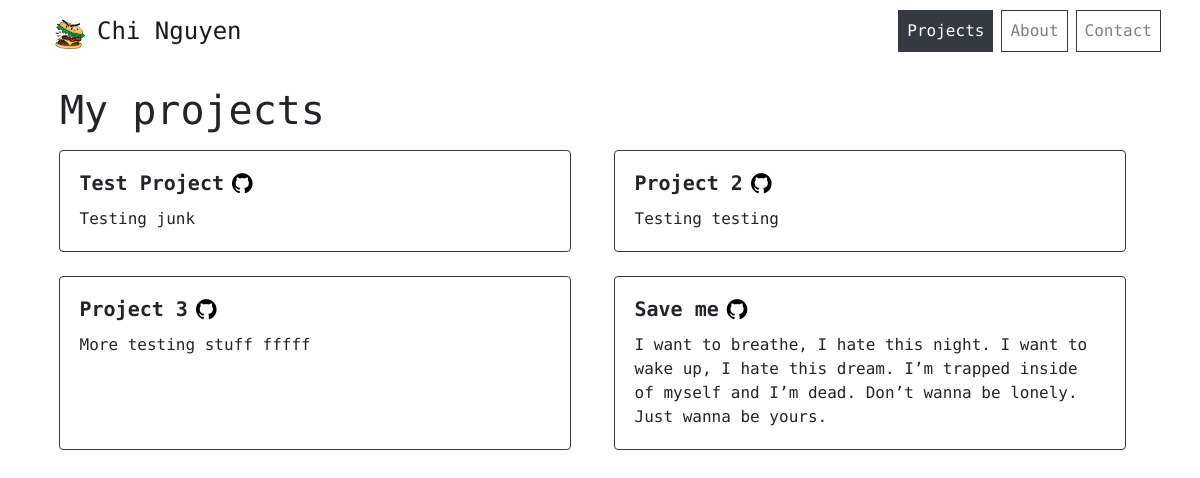
The app's page /projects with its own data.
### chiblog/Project/project_model.py (models this page shows, shortened)
class Project(db.Model):
    id = db.Column(db.Integer, primary_key=True)
    name = db.Column(db.String(100), nullable=False)
    description = db.Column(db.Text, nullable=False)
    link = db.Column(db.String(100), nullable=False)

### chiblog/Project/project_routes.py (the view)
@project.route('/projects', methods=['GET'])
def projects():
    projects = Project.query.all()
    return render_template('projects.html', title="Projects",projects=projects)

### chiblog/templates/projects.html (shortened to what this page needs)
{% extends "layout.html" %}
{% block content %}
<div class="container-fluid padding">
<div class="row">
    <div class="col-12">
    <h1 class="mt-3">
        My projects
    </h1>
    </div>
    {% for project in projects %}
    {% if project.name != "About" %}
    <div class="mt-2 mx-auto d-lg-flex d-md-flex align-items-stretch">
        	<div class="card mb-3 mr-3 border-dark" style="width:32rem;">
            <div class="card-body">
            <div class="d-flex">
              <h5 class="card-title mr-2"><b>{{ project.name }}</b></h5>
              <small class="text-muted"><a href="{{ project.link }}"><i class="fa fa-github" style="font-size:24px"></i></a></small>
            </div>
              <p class="card-text">{{ project.description }}</p>
            </div>
        </div>
    </div>
    {% endif %}
    {% endfor %}
</div>
</div>
{% endblock content %}

### chiblog/static/main.css (style rules this page uses)
body { font-family: 'Ubuntu Mono', monospace; }
a { color: #000000; }
p { white-space: pre-line; }

### records on screen
Project: name "Test Project", description "Testing junk"
Project: name "Project 2", description "Testing testing"
Project: name "Project 3", description "More testing stuff fffff"
Project: name "Save me", description "I want to breathe, I hate this night. I want to wake up, I hate this dream. I’m trapped inside of myself and I’m dead. Don’t wanna be lonely. Just wanna be yours."
